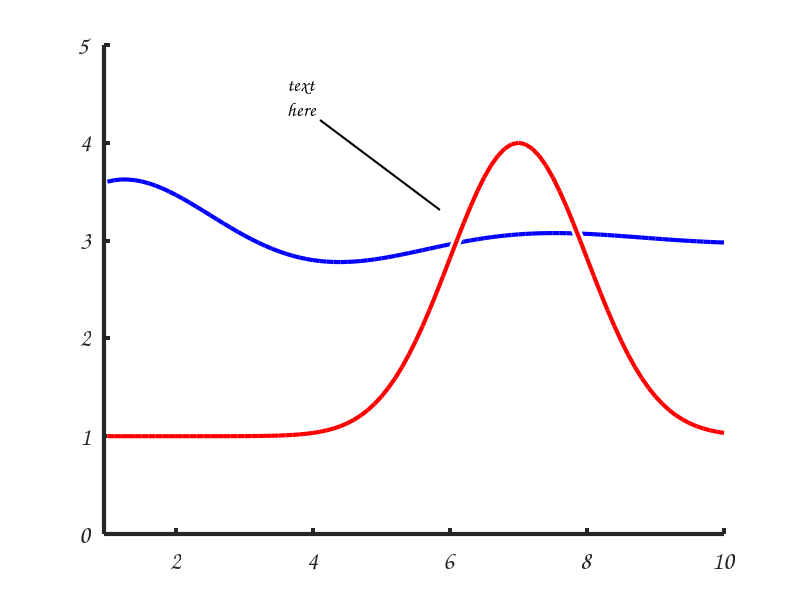

The MATLAB source for this figure: (Note: this script raises an error after producing the figure.)
%# define plot data
x = 1:0.1:10;
y1 = sin(x).*exp(-x/3) + 3;
y2 = 3*exp(-(x-7).^2/2) + 1;

%# plot
fh = figure('color','w');
hold on
plot(x,y1,'b','lineWidth',3);
plot(x,y2,'w','lineWidth',7);
plot(x,y2,'r','lineWidth',3);

xlim([0.95 10])
ylim([0 5])
set(gca,'fontName','Comic Sans MS','fontSize',18,'lineWidth',3,'box','off')

%# add an annotation 
 annotation(fh,'textarrow',[0.4 0.55],[0.8 0.65],...
     'string',sprintf('text%shere',char(10)),'headStyle','none','lineWidth',1.5,...
     'fontName','Comic Sans MS','fontSize',14,'verticalAlignment','middle','horizontalAlignment','left')

%# capture with export_fig
im = export_fig('-nocrop',fh);

%# add a bit of border to avoid black edges
im = padarray(im,[15 15 0],255);

%# make distortion grid
sfc = size(im);
[yy,xx]=ndgrid(1:7:sfc(1),1:7:sfc(2));
pts = [xx(:),yy(:)];
tf = cp2tform(pts+randn(size(pts)),pts,'lwm',12);
w = warning;
warning off images:inv_lwm:cannotEvaluateTransfAtSomeOutputLocations
imt = imtransform(im,tf);
warning(w)

%# remove padding
imt = imt(16:end-15,16:end-15,:);

figure('color','w')
imshow(imt)